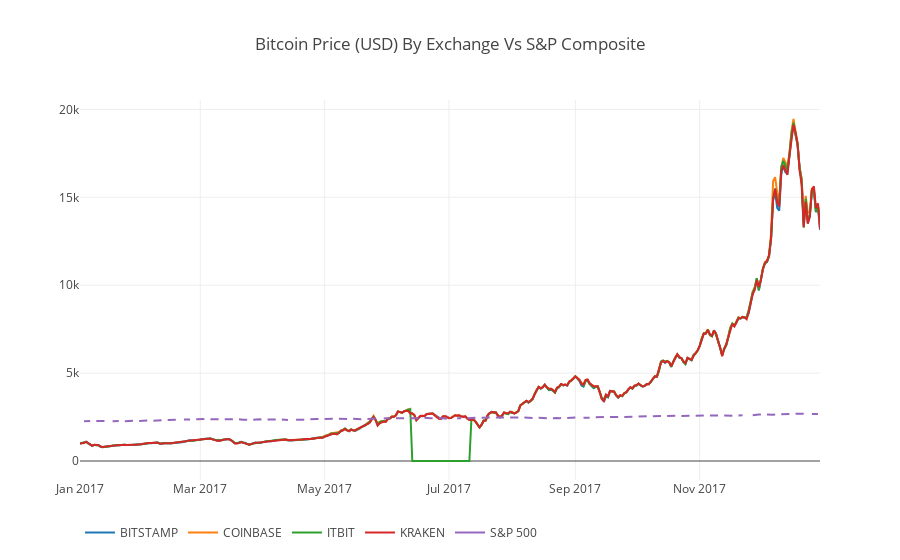

Write notebook code for a chart like this one.
### Code cell
# Plot all of the BTC exchange prices
df_scatter(btc_usd_datasets['20170101':'20171230'], 'Bitcoin Price (USD) By Exchange Vs S&P Composite')

### Figure 1 — Plotly figure (JSON) as saved in the notebook; plotly's stock layout.template omitted (floating-point values rounded to 4 significant figures; data arrays with more than 128 entries replaced by an {"elided": "..."} marker saying what was removed)
{"data": [{"name": "BITSTAMP", "type": "scatter", "visible": "visible", "x": {"elided": "364 str values"}, "y": {"elided": "364 float values"}}, {"name": "COINBASE", "type": "scatter", "visible": "visible", "x": {"elided": "364 str values"}, "y": {"elided": "364 float values"}}, {"name": "ITBIT", "type": "scatter", "visible": "visible", "x": {"elided": "364 str values"}, "y": {"elided": "364 float values"}}, {"name": "KRAKEN", "type": "scatter", "visible": "visible", "x": {"elided": "364 str values"}, "y": {"elided": "364 float values"}}, {"name": "S&P 500", "type": "scatter", "visible": "visible", "x": {"elided": "364 str values"}, "y": {"elided": "364 float values"}}], "layout": {"legend": {"orientation": "h"}, "title": "Bitcoin Price (USD) By Exchange Vs S&P Composite", "xaxis": {"type": "date"}, "yaxis": {"showticklabels": true, "title": "", "type": "linear"}}}
